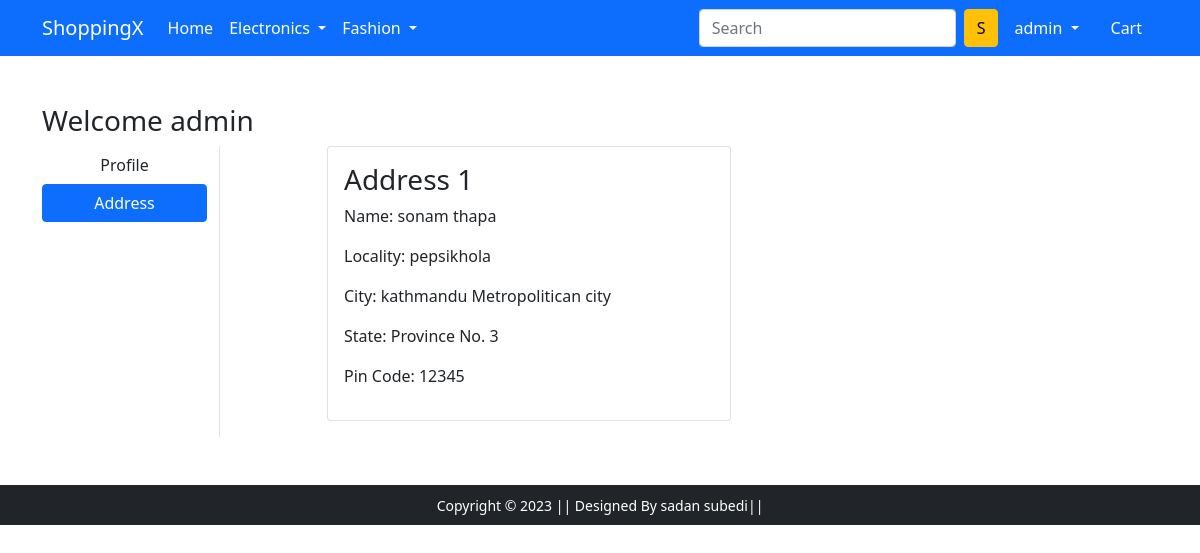
The page /address/ (signed in) on the database its author committed.
### app/models.py (models this page shows, shortened)
class Customer(models.Model):
    user = models.ForeignKey(User,on_delete=models.CASCADE)
    name = models.CharField(max_length=200)
    locality = models.CharField(max_length=200)
    city = models.CharField(max_length=200)
    zipcode = models.IntegerField(max_length=200)
    state = models.CharField(choices=STATE_CHOICE,max_length=200)

### app/views.py (the view)
# urls.py: path('address/', views.address, name='address'),
@login_required
def address(request):
 add = Customer.objects.filter(user=request.user)
 return render(request, 'app/address.html',{'add':add,'active':'btn-primary'})

### app/templates/app/address.html (shortened to what this page needs)
{% extends 'app/base.html' %}
{% load static %}
{% block main-content %}
<div class="container my-5">
 <div class="row">
 <h3>Welcome {{request.user}}</h3>
  <div class="col-sm-2 border-end">
   <ul class="list-unstyled">
    <li class="d-grid"><a href="{% url 'profile' %}" class="btn">Profile</a></li>
    <li class="d-grid"><a href="{% url 'address' %}" class="btn {{active}}">Address</a></li>
   </ul>
  </div>
  <div class="col-sm-9 offset-sm-1">
   <div class="row">
    {% for add in add %}
    <div class="col-sm-6">
     <div class="card mb-3">
      <div class="card-body">
       <h3>Address {{forloop.counter}}</h3>
       <p>Name: {{add.name}}</p>
       <p>Locality: {{add.locality}}</p>
       <p>City: {{add.city}}</p>
       <p>State: {{add.state}}</p>
       <p>Pin Code: {{add.zipcode}}</p>
      </div>
     </div>
    </div>
    {% endfor %}
   </div>
  </div>
 </div>
</div>
{% endblock main-content %}

### app/templates/app/base.html (shortened to what this page needs)
<!doctype html>
{% load static %}
<html lang="en">
  <head>
    <link href="https://cdn.jsdelivr.net/npm/bootstrap@5.0.0-beta1/dist/css/bootstrap.min.css" rel="stylesheet">
    <link rel="stylesheet" href="{% static 'app/css/owl.carousel.min.css' %}">
    <link rel="stylesheet" href="{% static 'app/css/all.min.css' %}">
    <link rel="stylesheet" href="{% static 'app/css/style.css' %}">
  </head>
  <body>
    <nav class="navbar navbar-expand-lg navbar-dark bg-primary">
     <div class="container">
       <a class="navbar-brand" href="/">ShoppingX</a>
       <div class="collapse navbar-collapse" id="navbarSupportedContent">
         <ul class="navbar-nav me-auto mb-2 mb-lg-0">
           <li class="nav-item">
             <a class="nav-link active" aria-current="page" href="/">Home</a>
           </li>
           <li class="nav-item dropdown">
             <a class="nav-link dropdown-toggle text-white" href="#" id="electronicsDropdown" role="button" data-bs-toggle="dropdown" aria-expanded="false">
               Electronics
             </a>
           </li>
           <li class="nav-item dropdown">
             <a class="nav-link dropdown-toggle text-white" href="#" id="fashionDropdown" role="button" data-bs-toggle="dropdown" aria-expanded="false">
               Fashion
             </a>
           </li>
         </ul>
         <form class="d-flex">
           <input class="form-control me-2" type="search" placeholder="Search" aria-label="Search">
           <button class="btn btn-warning" type="submit">S</button>
         </form>
         <div>
          <ul class="navbar-nav me-auto mb-2 mb-lg-0">
          {% if request.user.is_authenticated %}
           <li class="nav-item dropdown mx-2">
              <a class="nav-link dropdown-toggle text-white" href="#" id="profileDropdown" role="button" data-bs-toggle="dropdown" aria-expanded="false">
                {{request.user}}
              </a>
            </li>
            <li class="nav-item mx-2">
             <a href="{% url 'showcart' %}" class="nav-link text-white"> Cart </a>
            </li>
          {% endif %}
          </ul>
         </div>
       </div>
     </div>
    </nav>
    {% block main-content %} {% endblock main-content %}
    <footer class="container-fluid bg-dark text-center p-2 mt-5">
        <small class="text-white">Copyright &copy; 2023 || Designed By sadan subedi|| </small>
    </footer>
  </body>
</html>

### app/static/app/css/style.css (style rules this page uses)
* { margin: 0; padding: 0; box-sizing: border-box; }

### rows shown on the page
Customer: name "sonam thapa", locality "pepsikhola", city "kathmandu Metropolitican city", state "Province No. 3", zipcode "12345"

### other values the page prints
{{ request.user }} "admin"
